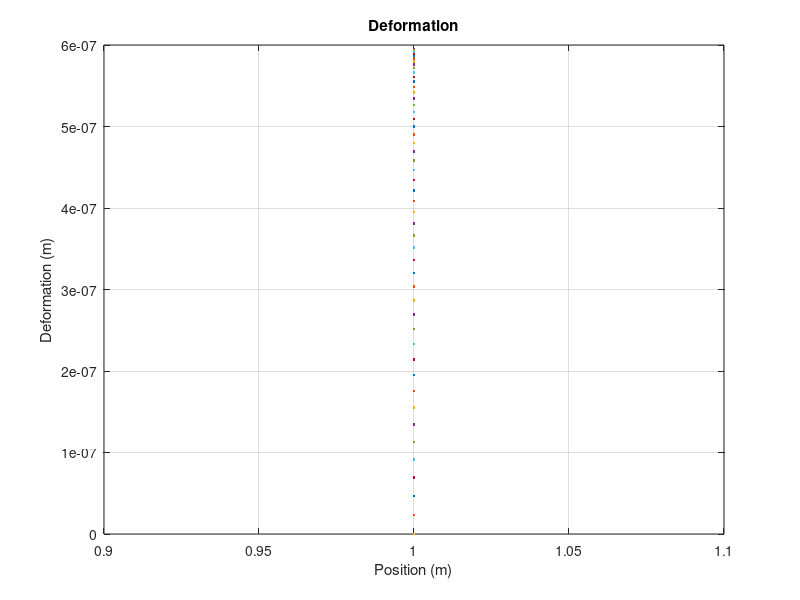

This figure's MATLAB source:
% Parameters
L = 1.0;           % Length of the bar (meters)
Nx = 100;          % Number of elements
E = 2.1e11;        % Young's Modulus (Pa)
A = 0.001;         % Cross-sectional Area (m^2)
F = 1000;          % Applied axial force (Nm)

% Element properties
elementLength = L / Nx; % Length of each element
elementNodes = 2;      % Number of nodes per element (2 for linear elements)

% Node coordinatesx = linspace(0, L, Nx + 1);

% Initialize stiffness matrix and force vector
K_global = zeros(Nx + 1, Nx + 1);
F_global = zeros(Nx + 1, 1);

% Assembly of stiffness matrix and force vector
for e = 1:Nx
    % Element stiffness matrix
    ke = (E * A / elementLength) * [1, -1; -1, 1];
    
    % Element force vector
    fe = (F * elementLength / 2) * [1; 1];
    
    % Add element contributions to global matrix
    nodes = [e, e+1];
    K_global(nodes, nodes) = K_global(nodes, nodes) + ke;
    F_global(nodes) = F_global(nodes) + fe;
end

% Apply boundary conditions (fixed ends)
K_global(1, :) = 0;
K_global(1, 1) = 1;
F_global(1) = 0;

K_global(end, :) = 0;
K_global(end, end) = 1;
F_global(end) = 0;

% Solve for displacements
u = K_global \ F_global;

% Plot the deformation
plot(L, u)
xlabel('Position (m)')
ylabel('Deformation (m)')
title('Deformation')
grid on
